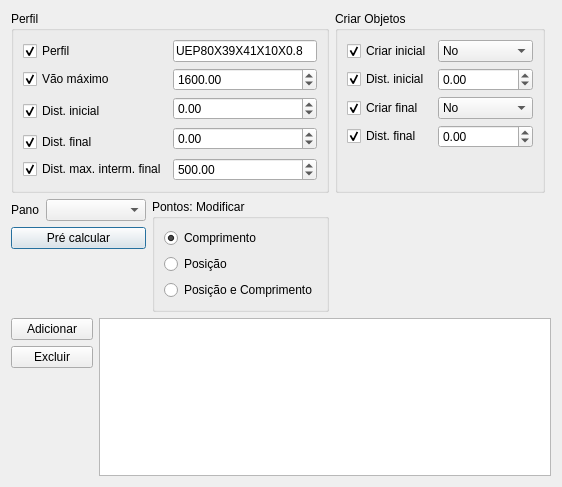
<?xml version="1.0" encoding="UTF-8"?>
<ui version="4.0">
 <class>PortalForm</class>
 <widget class="QDialog" name="PortalForm">
  <property name="geometry">
   <rect>
    <x>0</x>
    <y>0</y>
    <width>562</width>
    <height>487</height>
   </rect>
  </property>
  <property name="sizePolicy">
   <sizepolicy hsizetype="MinimumExpanding" vsizetype="MinimumExpanding">
    <horstretch>0</horstretch>
    <verstretch>0</verstretch>
   </sizepolicy>
  </property>
  <property name="windowTitle">
   <string>Beam Properties</string>
  </property>
  <layout class="QGridLayout" name="gridLayout_3">
   <item row="0" column="0" colspan="4">
    <widget class="QGroupBox" name="groupBox">
     <property name="title">
      <string>Perfil</string>
     </property>
     <property name="checkable">
      <bool>false</bool>
     </property>
     <property name="checked">
      <bool>false</bool>
     </property>
     <layout class="QGridLayout" name="gridLayout">
      <item row="0" column="0">
       <widget class="QCheckBox" name="checkBoxToggleRaftersProfile">
        <property name="text">
         <string>Perfil</string>
        </property>
        <property name="checked">
         <bool>true</bool>
        </property>
        <property name="objectProperty" stdset="0">
         <string>RaftersProfile</string>
        </property>
        <property name="widgetAction" stdset="0">
         <string>toggleModifyProperty</string>
        </property>
       </widget>
      </item>
      <item row="0" column="1">
       <widget class="QLineEdit" name="lineEditRaftersProfile">
        <property name="sizePolicy">
         <sizepolicy hsizetype="MinimumExpanding" vsizetype="Fixed">
          <horstretch>0</horstretch>
          <verstretch>0</verstretch>
         </sizepolicy>
        </property>
        <property name="text">
         <string>UEP80X39X41X10X0.8</string>
        </property>
        <property name="objectProperty" stdset="0">
         <string>RaftersProfile</string>
        </property>
        <property name="widgetAction" stdset="0">
         <string/>
        </property>
       </widget>
      </item>
      <item row="1" column="0">
       <widget class="QCheckBox" name="checkBoxToggleRaftersMaxSpan">
        <property name="text">
         <string>Vão máximo</string>
        </property>
        <property name="checked">
         <bool>true</bool>
        </property>
        <property name="objectProperty" stdset="0">
         <string>RaftersMaxSpan</string>
        </property>
        <property name="widgetAction" stdset="0">
         <string>toggleModifyProperty</string>
        </property>
       </widget>
      </item>
      <item row="1" column="1">
       <widget class="QDoubleSpinBox" name="doubleSpinBoxRaftersMaxSpan">
        <property name="sizeIncrement">
         <size>
          <width>0</width>
          <height>0</height>
         </size>
        </property>
        <property name="minimum">
         <double>-100000000000.000000000000000</double>
        </property>
        <property name="maximum">
         <double>100000000000.000000000000000</double>
        </property>
        <property name="value">
         <double>1600.000000000000000</double>
        </property>
        <property name="objectProperty" stdset="0">
         <string>RaftersMaxSpan</string>
        </property>
        <property name="widgetAction" stdset="0">
         <string/>
        </property>
       </widget>
      </item>
      <item row="2" column="0" rowspan="2">
       <widget class="QCheckBox" name="checkBoxToggleRaftersStartDist">
        <property name="text">
         <string>Dist. inicial</string>
        </property>
        <property name="checked">
         <bool>true</bool>
        </property>
        <property name="objectProperty" stdset="0">
         <string>RaftersStartDist</string>
        </property>
        <property name="widgetAction" stdset="0">
         <string>toggleModifyProperty</string>
        </property>
       </widget>
      </item>
      <item row="2" column="1">
       <widget class="QDoubleSpinBox" name="doubleSpinBoxRaftersStartDist">
        <property name="sizeIncrement">
         <size>
          <width>0</width>
          <height>0</height>
         </size>
        </property>
        <property name="minimum">
         <double>-100000000000.000000000000000</double>
        </property>
        <property name="maximum">
         <double>100000000000.000000000000000</double>
        </property>
        <property name="value">
         <double>0.000000000000000</double>
        </property>
        <property name="objectProperty" stdset="0">
         <string>RaftersStartDist</string>
        </property>
        <property name="widgetAction" stdset="0">
         <string/>
        </property>
       </widget>
      </item>
      <item row="3" column="1" rowspan="2">
       <widget class="QDoubleSpinBox" name="doubleSpinBoxRaftersEndDist">
        <property name="sizeIncrement">
         <size>
          <width>0</width>
          <height>0</height>
         </size>
        </property>
        <property name="minimum">
         <double>-100000000000.000000000000000</double>
        </property>
        <property name="maximum">
         <double>100000000000.000000000000000</double>
        </property>
        <property name="value">
         <double>0.000000000000000</double>
        </property>
        <property name="objectProperty" stdset="0">
         <string>RaftersEndDist</string>
        </property>
        <property name="widgetAction" stdset="0">
         <string/>
        </property>
       </widget>
      </item>
      <item row="4" column="0">
       <widget class="QCheckBox" name="checkBoxToggleRaftersEndDist">
        <property name="text">
         <string>Dist. final</string>
        </property>
        <property name="checked">
         <bool>true</bool>
        </property>
        <property name="objectProperty" stdset="0">
         <string>RaftersEndDist</string>
        </property>
        <property name="widgetAction" stdset="0">
         <string>toggleModifyProperty</string>
        </property>
       </widget>
      </item>
      <item row="5" column="0">
       <widget class="QCheckBox" name="checkBoxToggleRaftersMaxInterEndDist">
        <property name="text">
         <string>Dist. max. interm. final</string>
        </property>
        <property name="checked">
         <bool>true</bool>
        </property>
        <property name="objectProperty" stdset="0">
         <string>RaftersMaxInterEndDist</string>
        </property>
        <property name="widgetAction" stdset="0">
         <string>toggleModifyProperty</string>
        </property>
       </widget>
      </item>
      <item row="5" column="1">
       <widget class="QDoubleSpinBox" name="doubleSpinBoxRaftersMaxInterEndDist">
        <property name="sizeIncrement">
         <size>
          <width>0</width>
          <height>0</height>
         </size>
        </property>
        <property name="minimum">
         <double>-100000000000.000000000000000</double>
        </property>
        <property name="maximum">
         <double>100000000000.000000000000000</double>
        </property>
        <property name="value">
         <double>500.000000000000000</double>
        </property>
        <property name="objectProperty" stdset="0">
         <string>RaftersMaxInterEndDist</string>
        </property>
        <property name="widgetAction" stdset="0">
         <string/>
        </property>
       </widget>
      </item>
     </layout>
    </widget>
   </item>
   <item row="0" column="4">
    <widget class="QGroupBox" name="groupBox_2">
     <property name="title">
      <string>Criar Objetos</string>
     </property>
     <layout class="QGridLayout" name="gridLayout_2">
      <item row="0" column="0">
       <widget class="QCheckBox" name="checkBoxToggleCreateStartRafter">
        <property name="text">
         <string>Criar inicial</string>
        </property>
        <property name="checked">
         <bool>true</bool>
        </property>
        <property name="objectProperty" stdset="0">
         <string>CreateStartRafter</string>
        </property>
        <property name="widgetAction" stdset="0">
         <string>toggleModifyProperty</string>
        </property>
       </widget>
      </item>
      <item row="0" column="1">
       <widget class="QComboBox" name="comboBoxCreateStartRafter">
        <property name="sizePolicy">
         <sizepolicy hsizetype="MinimumExpanding" vsizetype="Fixed">
          <horstretch>0</horstretch>
          <verstretch>0</verstretch>
         </sizepolicy>
        </property>
        <property name="currentText">
         <string>No</string>
        </property>
        <property name="currentIndex">
         <number>0</number>
        </property>
        <property name="objectProperty" stdset="0">
         <string>CreateStartRafter</string>
        </property>
        <property name="widgetAction" stdset="0">
         <string/>
        </property>
        <item>
         <property name="text">
          <string>No</string>
         </property>
        </item>
        <item>
         <property name="text">
          <string>Yes</string>
         </property>
        </item>
       </widget>
      </item>
      <item row="1" column="0">
       <widget class="QCheckBox" name="checkBoxToggleStartRafterDist">
        <property name="text">
         <string>Dist. inicial</string>
        </property>
        <property name="checked">
         <bool>true</bool>
        </property>
        <property name="objectProperty" stdset="0">
         <string>StartRafterDist</string>
        </property>
        <property name="widgetAction" stdset="0">
         <string>toggleModifyProperty</string>
        </property>
       </widget>
      </item>
      <item row="1" column="1">
       <widget class="QDoubleSpinBox" name="doubleSpinBoxStartRafterDist">
        <property name="sizeIncrement">
         <size>
          <width>0</width>
          <height>0</height>
         </size>
        </property>
        <property name="minimum">
         <double>-100000000000.000000000000000</double>
        </property>
        <property name="maximum">
         <double>100000000000.000000000000000</double>
        </property>
        <property name="value">
         <double>0.000000000000000</double>
        </property>
        <property name="objectProperty" stdset="0">
         <string>StartRafterDist</string>
        </property>
        <property name="widgetAction" stdset="0">
         <string/>
        </property>
       </widget>
      </item>
      <item row="2" column="0">
       <widget class="QCheckBox" name="checkBoxToggleCreateEndRafter">
        <property name="text">
         <string>Criar final</string>
        </property>
        <property name="checked">
         <bool>true</bool>
        </property>
        <property name="objectProperty" stdset="0">
         <string>CreateEndRafter</string>
        </property>
        <property name="widgetAction" stdset="0">
         <string>toggleModifyProperty</string>
        </property>
       </widget>
      </item>
      <item row="2" column="1">
       <widget class="QComboBox" name="comboBoxCreateEndRafter">
        <property name="sizePolicy">
         <sizepolicy hsizetype="MinimumExpanding" vsizetype="Fixed">
          <horstretch>0</horstretch>
          <verstretch>0</verstretch>
         </sizepolicy>
        </property>
        <property name="currentText">
         <string>No</string>
        </property>
        <property name="currentIndex">
         <number>0</number>
        </property>
        <property name="objectProperty" stdset="0">
         <string>CreateEndRafter</string>
        </property>
        <property name="widgetAction" stdset="0">
         <string/>
        </property>
        <item>
         <property name="text">
          <string>No</string>
         </property>
        </item>
        <item>
         <property name="text">
          <string>Yes</string>
         </property>
        </item>
       </widget>
      </item>
      <item row="3" column="0">
       <widget class="QCheckBox" name="checkBoxToggleEndRafterDist">
        <property name="text">
         <string>Dist. final</string>
        </property>
        <property name="checked">
         <bool>true</bool>
        </property>
        <property name="objectProperty" stdset="0">
         <string>EndRafterDist</string>
        </property>
        <property name="widgetAction" stdset="0">
         <string>toggleModifyProperty</string>
        </property>
       </widget>
      </item>
      <item row="3" column="1">
       <widget class="QDoubleSpinBox" name="doubleSpinBoxEndRafterDist">
        <property name="sizeIncrement">
         <size>
          <width>0</width>
          <height>0</height>
         </size>
        </property>
        <property name="minimum">
         <double>-100000000000.000000000000000</double>
        </property>
        <property name="maximum">
         <double>100000000000.000000000000000</double>
        </property>
        <property name="value">
         <double>0.000000000000000</double>
        </property>
        <property name="objectProperty" stdset="0">
         <string>EndRafterDist</string>
        </property>
        <property name="widgetAction" stdset="0">
         <string/>
        </property>
       </widget>
      </item>
      <item row="4" column="1">
       <spacer name="verticalSpacer_3">
        <property name="orientation">
         <enum>Qt::Vertical</enum>
        </property>
        <property name="sizeHint" stdset="0">
         <size>
          <width>20</width>
          <height>20</height>
         </size>
        </property>
       </spacer>
      </item>
     </layout>
    </widget>
   </item>
   <item row="0" column="5">
    <spacer name="horizontalSpacer">
     <property name="orientation">
      <enum>Qt::Horizontal</enum>
     </property>
     <property name="sizeHint" stdset="0">
      <size>
       <width>0</width>
       <height>20</height>
      </size>
     </property>
    </spacer>
   </item>
   <item row="1" column="0">
    <widget class="QLabel" name="label">
     <property name="sizePolicy">
      <sizepolicy hsizetype="Minimum" vsizetype="Preferred">
       <horstretch>0</horstretch>
       <verstretch>0</verstretch>
      </sizepolicy>
     </property>
     <property name="minimumSize">
      <size>
       <width>0</width>
       <height>0</height>
      </size>
     </property>
     <property name="text">
      <string>Pano</string>
     </property>
    </widget>
   </item>
   <item row="1" column="1" colspan="2">
    <widget class="QComboBox" name="comboBoxRaftersFields">
     <property name="sizePolicy">
      <sizepolicy hsizetype="MinimumExpanding" vsizetype="Fixed">
       <horstretch>0</horstretch>
       <verstretch>0</verstretch>
      </sizepolicy>
     </property>
     <property name="minimumSize">
      <size>
       <width>100</width>
       <height>0</height>
      </size>
     </property>
    </widget>
   </item>
   <item row="1" column="3" rowspan="3">
    <widget class="QGroupBox" name="groupBox_3">
     <property name="title">
      <string>Pontos: Modificar</string>
     </property>
     <layout class="QGridLayout" name="gridLayout_4">
      <item row="0" column="0">
       <widget class="QRadioButton" name="radioButtonModPtLenRft">
        <property name="text">
         <string>Comprimento</string>
        </property>
        <property name="checked">
         <bool>true</bool>
        </property>
       </widget>
      </item>
      <item row="1" column="0">
       <widget class="QRadioButton" name="radioButtonModPtPosRft">
        <property name="text">
         <string>Posição</string>
        </property>
       </widget>
      </item>
      <item row="2" column="0">
       <widget class="QRadioButton" name="radioButtonModPtLenPosRft">
        <property name="text">
         <string>Posição e Comprimento</string>
        </property>
       </widget>
      </item>
     </layout>
    </widget>
   </item>
   <item row="2" column="0" colspan="3">
    <widget class="QPushButton" name="pushButtonPreCalcRafters">
     <property name="text">
      <string>Pré calcular</string>
     </property>
    </widget>
   </item>
   <item row="3" column="4">
    <spacer name="horizontalSpacer_2">
     <property name="orientation">
      <enum>Qt::Horizontal</enum>
     </property>
     <property name="sizeHint" stdset="0">
      <size>
       <width>214</width>
       <height>20</height>
      </size>
     </property>
    </spacer>
   </item>
   <item row="4" column="0" colspan="2">
    <widget class="QPushButton" name="pushButtonAddRafter">
     <property name="text">
      <string>Adicionar</string>
     </property>
    </widget>
   </item>
   <item row="4" column="2" rowspan="3" colspan="4">
    <widget class="QTableWidget" name="tableWidgetRafters">
     <property name="sizePolicy">
      <sizepolicy hsizetype="MinimumExpanding" vsizetype="MinimumExpanding">
       <horstretch>0</horstretch>
       <verstretch>0</verstretch>
      </sizepolicy>
     </property>
     <property name="minimumSize">
      <size>
       <width>0</width>
       <height>100</height>
      </size>
     </property>
    </widget>
   </item>
   <item row="5" column="0" colspan="2">
    <widget class="QPushButton" name="pushButtonDeleteRafter">
     <property name="text">
      <string>Excluir</string>
     </property>
    </widget>
   </item>
   <item row="6" column="0">
    <spacer name="verticalSpacer_2">
     <property name="orientation">
      <enum>Qt::Vertical</enum>
     </property>
     <property name="sizeHint" stdset="0">
      <size>
       <width>23</width>
       <height>131</height>
      </size>
     </property>
    </spacer>
   </item>
   <item row="6" column="6">
    <spacer name="horizontalSpacer_3">
     <property name="orientation">
      <enum>Qt::Horizontal</enum>
     </property>
     <property name="sizeHint" stdset="0">
      <size>
       <width>0</width>
       <height>20</height>
      </size>
     </property>
    </spacer>
   </item>
   <item row="7" column="3">
    <spacer name="verticalSpacer">
     <property name="orientation">
      <enum>Qt::Vertical</enum>
     </property>
     <property name="sizeHint" stdset="0">
      <size>
       <width>20</width>
       <height>0</height>
      </size>
     </property>
    </spacer>
   </item>
  </layout>
 </widget>
 <resources/>
 <connections/>
</ui>
